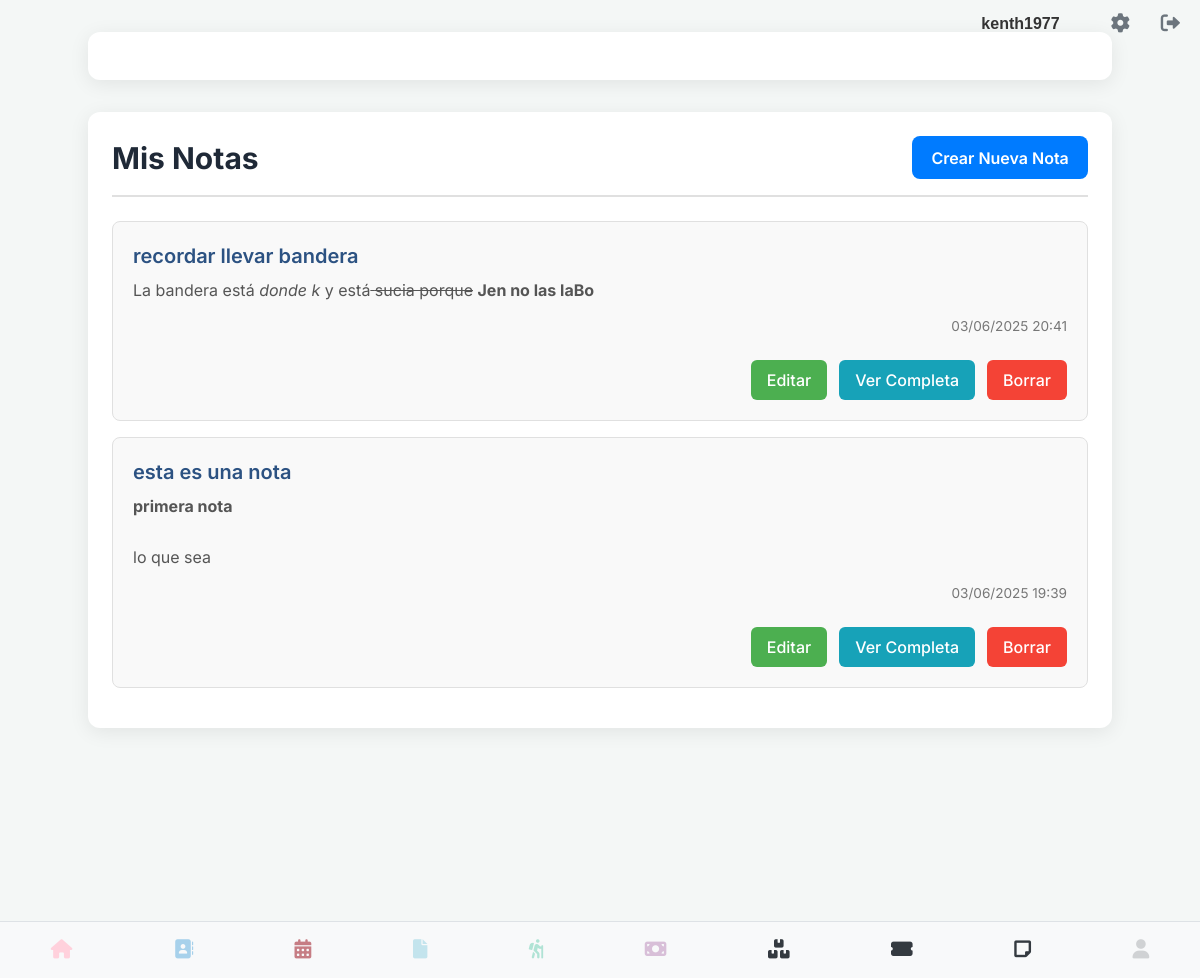
Page /ver_notas (signed in) on the earlier database version.
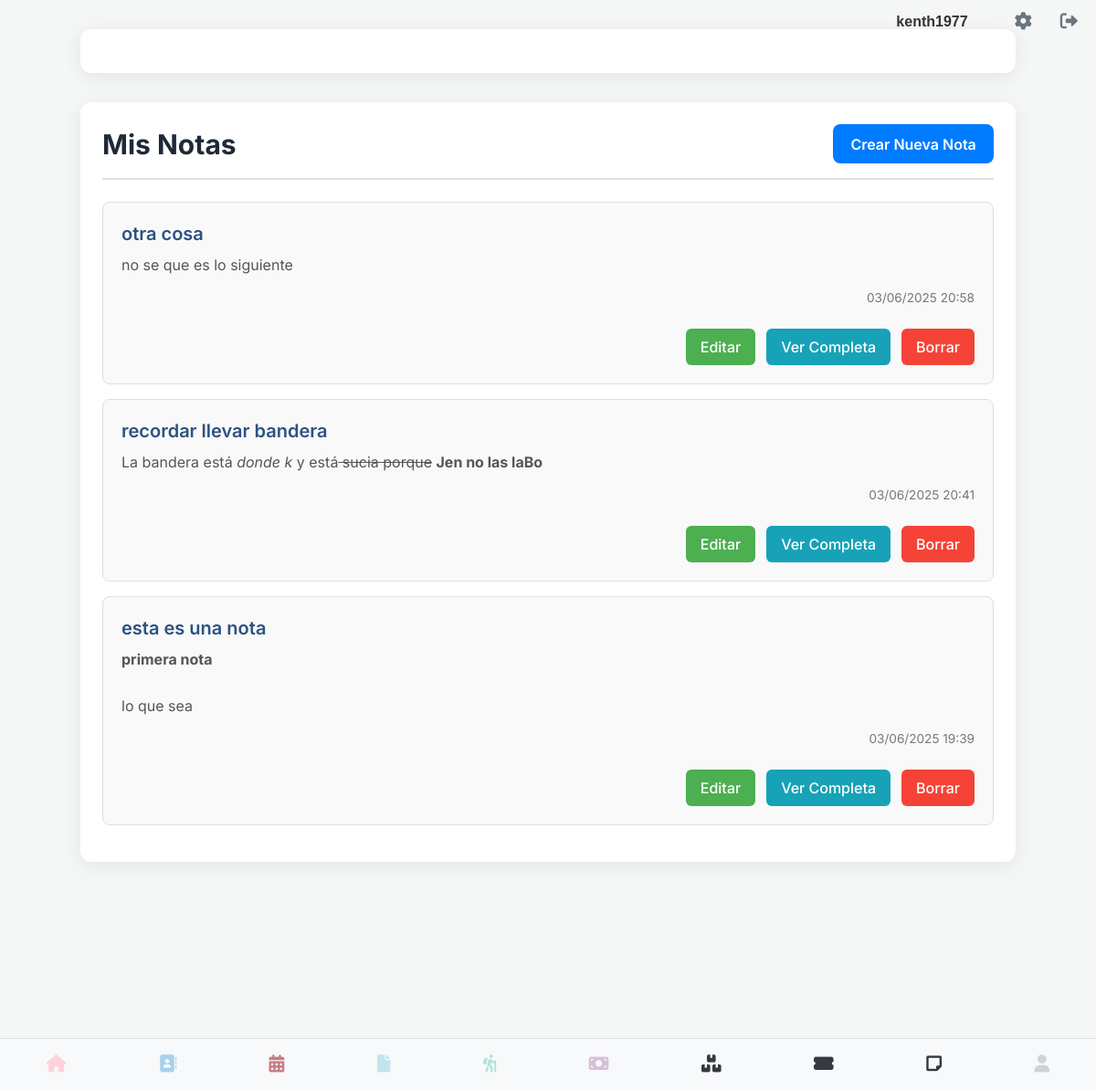
Same page on the later database version.
### models.py (models this page shows, shortened)
class User(UserMixin, db.Model):
    __tablename__ = 'users' # Nombre de la tabla es 'users'
    id = db.Column(db.Integer, primary_key=True)
    username = db.Column(db.String(80), unique=True, nullable=False)
    email = db.Column(db.String(120), unique=True, nullable=False)
    cedula = db.Column(db.String(20), unique=True, nullable=False)
    telefono = db.Column(db.String(20), nullable=False)
    password_hash = db.Column(db.String(128))
    image_filename = db.Column(db.String(255), nullable=True)
    @property
    def is_authenticated(self):
        return True

class Nota(db.Model):
    id = db.Column(db.Integer, primary_key=True)
    usuario_id = db.Column(db.Integer, db.ForeignKey('users.id'), nullable=False) # ¡CORREGIDO AQUÍ!
    titulo = db.Column(db.String(200), nullable=False)
    descripcion = db.Column(db.Text, nullable=False)
    fecha_creacion = db.Column(db.DateTime, default=datetime.utcnow)

### notas.py (the view)
@notas_bp.route('/ver_notas')
@login_required
def ver_notas():
    notas = Nota.query.filter_by(usuario_id=current_user.id).order_by(Nota.fecha_creacion.desc()).all()
    pastel_color = generate_pastel_color() # Genera un color pastel para el fondo
    return render_template('ver_notas.html', notas=notas, pastel_color=pastel_color, generate_csrf=generate_csrf)

### app.py (called while the page is built)
@login_manager.user_loader
def load_user(user_id):
    return User.query.get(int(user_id))

### notas.py (called while the page is built)
def generate_pastel_color():
    r = int((255 + (datetime.now().microsecond % 100)) / 2)
    g = int((255 + (datetime.now().microsecond % 100) + 50) / 2)
    b = int((255 + (datetime.now().microsecond % 100) + 100) / 2)
    return f'#{r:02x}{g:02x}{b:02x}'

### templates/ver_notas.html (shortened to what this page needs)
{% extends 'base.html' %}
{% block head %}
    <script src="https://cdn.tailwindcss.com"></script>
    <link rel="stylesheet" href="https://cdnjs.cloudflare.com/ajax/libs/font-awesome/6.0.0-beta3/css/all.min.css">
{% endblock %}
{% block content %}
    <div class="container">
        <div class="header">
            <h1 class="text-3xl font-bold text-gray-800">Mis Notas</h1>
            <a href="{{ url_for('notas.crear_nota') }}" class="create-btn">Crear Nueva Nota</a>
        </div>
        {% if notas %}
            {% for nota in notas %}
                <div class="note-card" id="note-card-{{ nota.id }}">
                    <h2 class="note-title text-xl">{{ nota.titulo }}</h2>
                    <div class="note-content" id="note-content-{{ nota.id }}">
                        {{ nota.descripcion | safe }}
                    </div>
                    <p class="note-date">{{ nota.fecha_creacion.strftime('%d/%m/%Y %H:%M') }}</p>
                    <div class="flex justify-end space-x-3 mt-4 actions">
                        <a href="{{ url_for('notas.editar_nota', id=nota.id) }}" class="edit-btn">Editar</a>
                        <a href="{{ url_for('notas.detalle_nota', id=nota.id) }}" class="view-detail-btn">Ver Completa</a>
                        <form action="{{ url_for('notas.borrar_nota', id=nota.id) }}" method="POST" onsubmit="return confirm('¿Estás seguro de que quieres borrar esta nota?');">
                            <button type="submit" class="delete-btn">Borrar</button>
                        </form>
                    </div>
                </div>
            {% endfor %}
        {% else %}
            <p class="text-center text-gray-600 text-lg mt-8">No tienes notas aún. ¡Crea una nueva!</p>
        {% endif %}
    </div>
{% endblock %}

### templates/base.html (shortened to what this page needs)
<!DOCTYPE html>
<html lang="es">
<head>
    <link rel="stylesheet" type="text/css" href="{{ url_for('static', filename='css/main.css') }}">
    <link rel="stylesheet" href="https://cdn.jsdelivr.net/npm/sweetalert2@11/dist/sweetalert2.min.css">
    {% block head %}{% endblock %}
</head>
<body>
    <div class="contactos-container">
    {% if current_user.is_authenticated %}
        <div class="top-right">
            <span class="username-display">{{ current_user.username }}</span>
            <a href="{{ url_for('perfil') }}" class="gear-icon"><i class="fas fa-cog"></i></a>
            <a href="{{ url_for('logout') }}" class="logout-icon"><i class="fas fa-sign-out-alt"></i></a>
        </div>
    {% endif %}
</div>
{% include "flash.html" %}
<div class="container-block margin-bottom-large">
    {% block content %}
    {% endblock %}
</div>
{% include "navbar.html" %}
</body>
</html>

### templates/flash.html (shortened to what this page needs)
<div class="container">
</div>

### templates/navbar.html
<nav class="magic-navbar">
    <div class="magic-nav-buttons">
        <div class="magic-nav-button">
            <a href="{{ url_for('index') }}">
                <i class="fas fa-home"></i>
            </a>
        </div>
        <div class="magic-nav-button">
            <a href="{{ url_for('listar_contacto') }}">
                <i class="fa-solid fa-address-book"></i>
            </a>
        </div>
        <div class="magic-nav-button">
            <a href="{{ url_for('calendario') }}">
                <i class="fa-solid fa-calendar-days"></i>
            </a>
        </div>
        <div class="magic-nav-button">
            <a href="{{ url_for('ver_facturas') }}">
                <i class="fa-solid fa-file"></i>
            </a>
        </div>
        <div class="magic-nav-button">
            <a href="{{ url_for('ver_eventos') }}">
                <i class="fa-solid fa-person-hiking"></i>
            </a>
        </div>
        <div class="magic-nav-button">
            <a href="{{ url_for('pagos.ver_pagos') }}">
                <i class="fa-solid fa-money-bill"></i>
            </a>
        </div>
        <div class="magic-nav-button">
            <a href="{{ url_for('inventario_bp.ver_inventario') }}">
                <i class="fa-solid fa-boxes-stacked"></i>
            </a>
        </div>
        <div class="magic-nav-button">
            <a href="{{ url_for('rifas.lista_rifas') }}">
                <i class="fa-solid fa-ticket-alt"></i>
            </a>
        </div>
        <div class="magic-nav-button">
            <a href="{{ url_for('notas.ver_notas') }}">
                <i class="fa-solid fa-note-sticky"></i>
            </a>
        </div>
        <div class="magic-nav-button">
            {% if current_user.is_authenticated %}
                <a href="#" style="pointer-events: none; opacity: 0.2;">
                    <i class="fas fa-user"></i>
                </a>
            {% else %}
                <a href="{{ url_for('login') }}">
                    <i class="fas fa-sign-in-alt"></i>
                </a>
            {% endif %}
        </div>
    </div>
</nav>

### static/css/navbar.css (style rules this page uses)
.magic-navbar { background-color: #f8f9fa; color: #343a40; padding: 0.5rem 0; position: fixed; bottom: 0; left: 0; width: 100%; z-index: 1000; border-top: 1px solid #dee2e6; }
.magic-nav-buttons { display: flex; justify-content: space-around; align-items: center; }
.magic-nav-button { flex-grow: 1; text-align: center; padding: 0.5rem 0; }
.magic-nav-button a { display: block; color: inherit; text-decoration: none; }
.magic-nav-button i { font-size: 1.2rem; margin-bottom: 0.2rem; }
.magic-nav-button:nth-child(1) i { color: #FFD1DC; }
.magic-nav-button:nth-child(2) i { color: #A7D1EB; }
.magic-nav-button:nth-child(3) i { color: #c67D84; }
.magic-nav-button:nth-child(4) i { color: #C3E4ED; }
.magic-nav-button:nth-child(5) i { color: #B0E3D5; }
.magic-nav-button:nth-child(6) i { color: #D8BFD8; }

### static/css/base.css (style rules this page uses)
body { font-family: sans-serif; margin: 0; }
.margin-bottom-large { margin-bottom: 250px; }
.container { width: 80%; margin: 20px auto; padding: 20px; }
.top-right { position: absolute; top: 10px; right: 20px; display: flex; align-items: center; }
.gear-icon, .logout-icon { font-size: 24px; text-decoration: none; color: #333; margin-left: 15px; }
.username-display { margin-right: 20px; font-weight: bold; color: #333; }

### static/css/perfil.css (style rules this page uses)
body { font-family: sans-serif; margin: 20px; }

### static/css/listar_contacto.css (style rules this page uses)
.contactos-container { font-family: Arial, sans-serif; color: #333; }
.contactos-container .top-right { display: flex; justify-content: flex-end; align-items: center; gap: 1rem; padding-bottom: 1rem; }
.contactos-container .username-display { font-weight: bold; }
.contactos-container .gear-icon, .contactos-container .logout-icon { color: #6c757d; font-size: 1.2rem; text-decoration: none; }

### templates/ver_notas.html (style rules this page uses)
body { font-family: 'Inter', sans-serif; background-color: #f4f7f6; color: #333; }
.container { max-width: 960px; margin: 2rem auto; padding: 1.5rem; background-color: #ffffff; border-radius: 12px; box-shadow: 0 4px 20px rgba(0, 0, 0, 0.08); }
.header { border-bottom: 2px solid #e0e0e0; padding-bottom: 1rem; margin-bottom: 1.5rem; display: flex; justify-content: space-between; align-items: center; }
.note-card { background-color: #f9f9f9; border: 1px solid #e0e0e0; border-radius: 8px; padding: 1.25rem; margin-bottom: 1rem; transition: transform 0.2s ease-in-out, box-shadow 0.2s ease-in-out; position: relative; }
.note-title { font-weight: 600; color: #2c5282; margin-bottom: 0.5rem; }
.note-content { color: #555; line-height: 1.6; margin-bottom: 0.75rem; overflow: hidden; position: relative; }
.note-date { font-size: 0.85rem; color: #777; text-align: right; }
.actions button, .actions a { padding: 0.5rem 1rem; border-radius: 6px; font-weight: 500; transition: background-color 0.2s ease-in-out; text-decoration: none; display: inline-block; text-align: center; }
.edit-btn { background-color: #4CAF50; color: white; }
.delete-btn { background-color: #f44336; color: white; }
.view-detail-btn { background-color: #17a2b8; color: white; }
.create-btn { background-color: #007bff; color: white; padding: 0.6rem 1.2rem; border-radius: 8px; font-weight: 600; transition: background-color 0.2s ease-in-out; }

Differences in the rows shown:
added Nota: titulo "otra cosa", descripcion "no se que es lo siguiente", fecha_creacion "03/06/2025 20:58"
